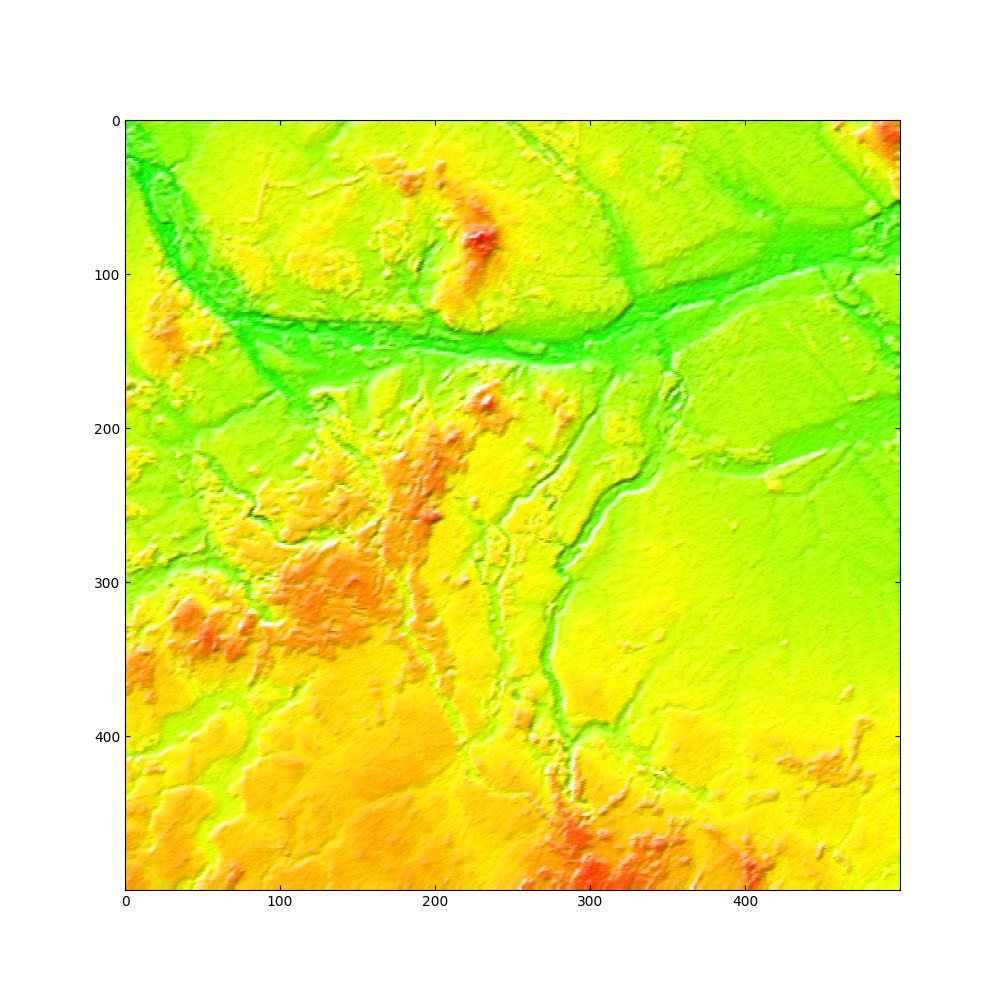

Write Python code to recreate this figure.
import matplotlib.pyplot as plt
import numpy as np
import colorsys

def hsv2rgb(h, s, v):
    return colorsys.hsv_to_rgb(h, s, v)

def height_gradient(h, dx, dy):
    v = dx*2+dy*3
    if v>0:
        return hsv2rgb((1-h)/3, 1-min(1, v*4), 1)
    else:
        return hsv2rgb((1-h)/3, 1, 1+max(-1, v*1.5))
    
def load_data(file_name):
    with open(file_name) as f:
        return f.readlines()
    
file = load_data("big.dem")
MAP_WIDTH, MAP_HEIGHT, DISTANCE = [int(x) for x in file[0].split()]
heights = [float(x) for line in file[1:] for x in line.split()]
normalize_heights = (np.array(heights) - min(heights)) / (max(heights) - min(heights))

colors = np.zeros((MAP_WIDTH*MAP_HEIGHT, 3))
for x in range(1, MAP_WIDTH):
    for y in range(1, MAP_HEIGHT):
        h_center = normalize_heights[y * MAP_WIDTH + x]
        h_left = normalize_heights[y * MAP_WIDTH + x - 1]
        h_top = normalize_heights[(y - 1) * MAP_WIDTH + x]

        dx = h_center - h_left
        dy = h_center - h_top
        colors[y*MAP_WIDTH + x] = height_gradient(h_center, dx, dy)

x_axis = np.tile([x for x in range(0, MAP_WIDTH)], MAP_HEIGHT)
y_axis = np.repeat([x for x in range(0, MAP_HEIGHT)], MAP_WIDTH)

plt.figure(figsize=(10,10))
plt.scatter(x_axis, y_axis, c=colors)
plt.xlim(0, MAP_WIDTH)
plt.ylim(MAP_HEIGHT, 0)
ax = plt.gca()
ax.set_xticks(range(0, MAP_WIDTH, MAP_WIDTH//5))
ax.set_yticks(range(0, MAP_HEIGHT, MAP_HEIGHT//5))  
ax.tick_params(left=True, right=True, top=True, bottom=True, direction='in')
plt.savefig("JakubKamieniarz155845_map1.png")